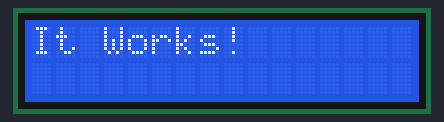
This program was run on a simulated Raspberry Pi Pico running MicroPython. Parts: 16×2 character LCD. What the program prints to the serial console is not drawn. At 4.1 s the program stops and its outputs stay as they are.

Above: at 0.1 s.
At 2.1 s:
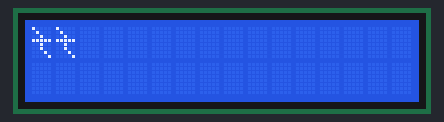

The program:

LCD-Sandbox.py
```python
#GitHub/Doc for I2cLcd
# https://github.com/dhylands/python_lcd

import utime
import machine
from machine import I2C
from lcd_api import LcdApi
from i2c_lcd import I2cLcd

I2C_ADDR     = 0x27
I2C_NUM_ROWS = 2
I2C_NUM_COLS = 16

def main():
    #Test function for verifying basic functionality
    print("main")
    i2c = I2C(0, sda=machine.Pin(0), scl=machine.Pin(1), freq=400000)
    lcd = I2cLcd(i2c, I2C_ADDR, I2C_NUM_ROWS, I2C_NUM_COLS)
    lcd.putstr("It Works!")
    utime.sleep(2)
    lcd.clear()
    happy_face = bytearray([0x10,0x08,0x04,0x1F,0x04,0x04,0x02,0x01])
    lcd.custom_char(0, happy_face)
    lcd.putchar(chr(0))
    lcd.putchar(b'\x00')
    utime.sleep(2)
    lcd.clear()

#GitHub/Doc for I2cLcd
# https://github.com/dhylands/python_lcd
#if __name__ == "__main__":
main()
```

Measured:
- what the display in image 0 shows lasts 2.0 s, from 0.1 s to 2.1 s
